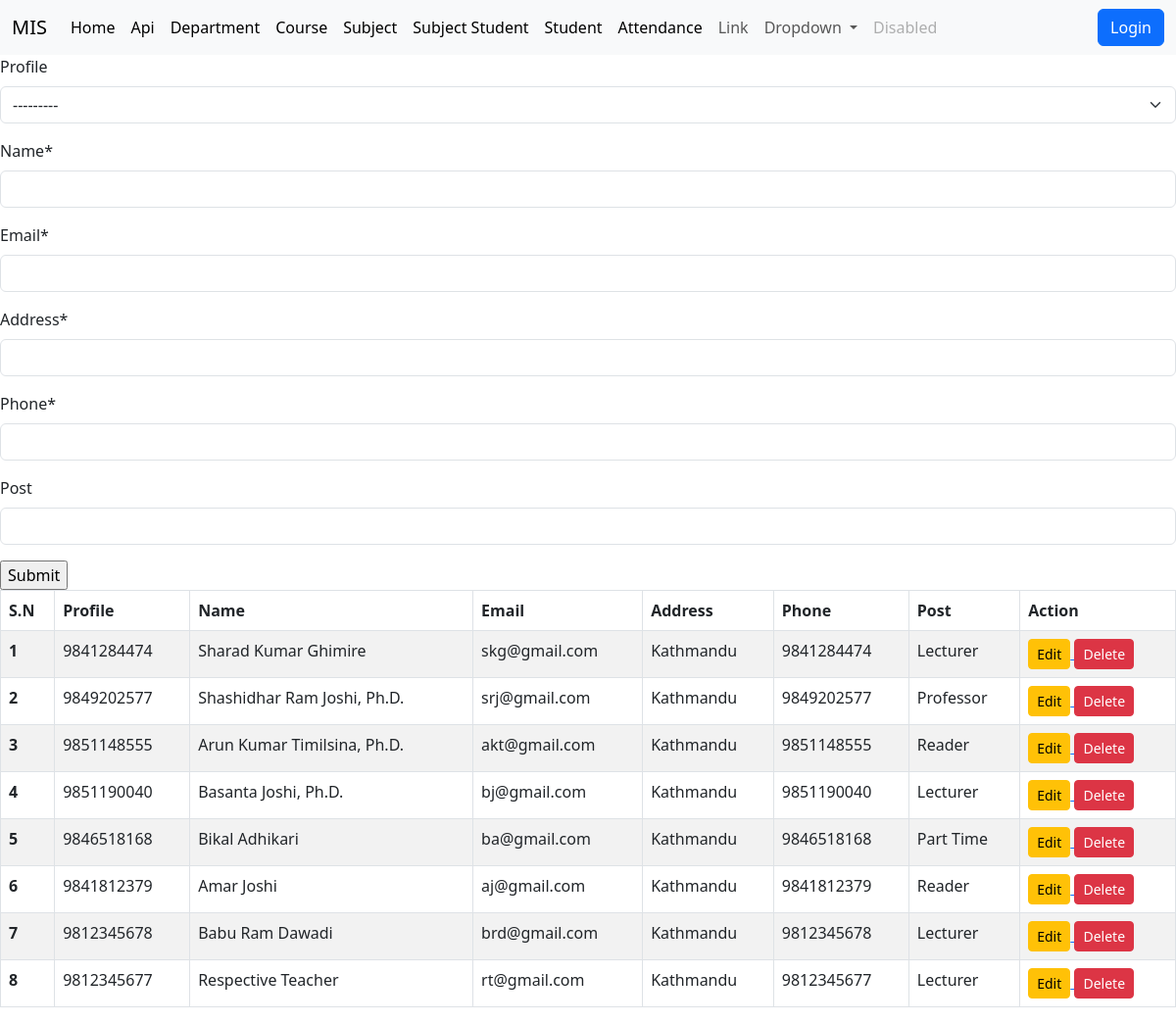
Screenshot of /teacher with the database file from the repository.
### api/models.py (models this page shows, shortened)
class Teacher(models.Model):
    profile = models.ForeignKey(Profile,blank=True,null=True, on_delete=models.CASCADE)
    name=models.CharField(max_length=100)
    email=models.EmailField(max_length=254)
    address=models.CharField(max_length=100)
    phone=models.CharField(max_length=15,unique=True)
    post=models.CharField(max_length=30,blank=True)

class Profile(models.Model):
    user = models.OneToOneField(User,null=True,blank=True, on_delete=models.CASCADE)
    file_user = models.FileField( upload_to='profile/uploaded_files/',null=True,blank=True, max_length=100)
    def __str__(self):
        return self.user.username

### Home/views.py (the view, shortened to what this page needs)
# urls.py: path('teacher', views.teacher,name='teacher'),
def teacher(request):
    context ={}
    all_teachers=Teacher.objects.all()
    context={
        'teacherform':TeacherForm(),
        'all_teachers':all_teachers,
    }
    return render(request, "teacher.html", context)

### Home/forms.py (shortened to what this page needs)
class TeacherForm(forms.ModelForm):
    class Meta:
        model = api.Teacher
        fields = "__all__"

### templates/teacher.html (shortened to what this page needs)
{% extends 'base.html' %}
{%load crispy_forms_tags %}
{% block body %}
<form action = "{% url 'teacher' %}" method = "post">
    {{teacherform |crispy }}
    <input type="submit" value="Submit">
</form>
<div>
<table class="table table-striped table-hover table-bordered">
    <thead>
      <tr>
        <th scope="col">S.N</th>
        <th scope="col">Profile</th>
        <th scope="col">Name</th>
        <th scope="col">Email</th>
        <th scope="col">Address</th>
        <th scope="col">Phone</th>
        <th scope="col">Post</th>
        <th scope="col">Action</th>
      </tr>
    </thead>
    <tbody>
        {% for as in all_teachers %}
        <tr>
        <th scope="row">{{forloop.counter}}</th>
        <td>{{as.profile.user.username}}</td>
        <td>{{as.name}}</td>
        <td>{{as.email}}</td>
        <td>{{as.address}}</td>
        <td>{{as.phone}}</td>
        <td>{{as.post}}</td>
        <td>
            <a href="teacher_update/{{as.id}}">
              <button type="button" class="btn btn-sm btn-warning">Edit</button>
          </a>
            <a href="teacher_delete/{{as.id}}">
                <button type="button" class="btn btn-sm btn-danger">Delete</button>
            </a>
        </td>
        </tr>
        {% endfor %}
    </tbody>
  </table>
</div>
{% endblock body %}

### rows the page displays
Teacher: profile.user.username "9841284474", name "Sharad Kumar Ghimire", email "skg@gmail.com", address "Kathmandu", phone "9841284474", post "Lecturer"
Teacher: profile.user.username "9849202577", name "Shashidhar Ram Joshi, Ph.D.", email "srj@gmail.com", address "Kathmandu", phone "9849202577", post "Professor"
Teacher: profile.user.username "9851148555", name "Arun Kumar Timilsina, Ph.D.", email "akt@gmail.com", address "Kathmandu", phone "9851148555", post "Reader"
Teacher: profile.user.username "9851190040", name "Basanta Joshi, Ph.D.", email "bj@gmail.com", address "Kathmandu", phone "9851190040", post "Lecturer"
Teacher: profile.user.username "9846518168", name "Bikal Adhikari", email "ba@gmail.com", address "Kathmandu", phone "9846518168", post "Part Time"
Teacher: profile.user.username "9841812379", name "Amar Joshi", email "aj@gmail.com", address "Kathmandu", phone "9841812379", post "Reader"
Teacher: profile.user.username "9812345678", name "Babu Ram Dawadi", email "brd@gmail.com", address "Kathmandu", phone "9812345678", post "Lecturer"
Teacher: profile.user.username "9812345677", name "Respective Teacher", email "rt@gmail.com", address "Kathmandu", phone "9812345677", post "Lecturer"
